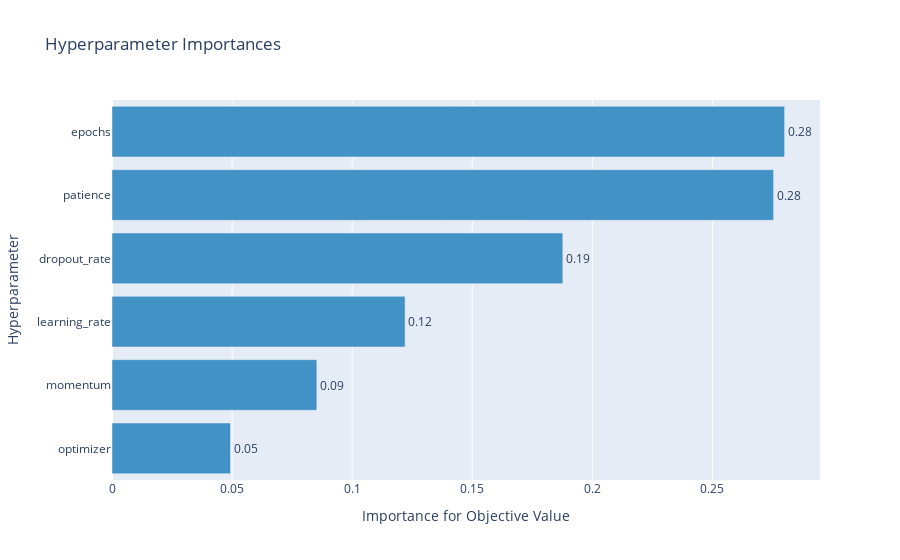

Notebook code for this chart:
### Markdown cell above
## Hyperparameter Optimization Evaluation
### Parameter Importance

### Code cell
optuna.visualization.plot_param_importances(study)

### Figure 1 — Plotly figure (JSON) as saved in the notebook; plotly's stock layout.template omitted (floating-point values rounded to 4 significant figures)
{"data": [{"cliponaxis": false, "hovertemplate": ["optimizer (CategoricalDistribution): 0.049346388308528694<extra></extra>", "momentum (FloatDistribution): 0.08528657959982065<extra></extra>", "learning_rate (FloatDistribution): 0.1220561582369633<extra></extra>", "dropout_rate (FloatDistribution): 0.18773344468136727<extra></extra>", "patience (IntDistribution): 0.2754902544739511<extra></extra>", "epochs (IntDistribution): 0.280087174699369<extra></extra>"], "marker": {"color": "rgb(66,146,198)"}, "orientation": "h", "text": ["0.05", "0.09", "0.12", "0.19", "0.28", "0.28"], "textposition": "outside", "type": "bar", "x": [0.04935, 0.08529, 0.1221, 0.1877, 0.2755, 0.2801], "y": ["optimizer", "momentum", "learning_rate", "dropout_rate", "patience", "epochs"]}], "layout": {"showlegend": false, "title": {"text": "Hyperparameter Importances"}, "xaxis": {"title": {"text": "Importance for Objective Value"}}, "yaxis": {"title": {"text": "Hyperparameter"}}}}
